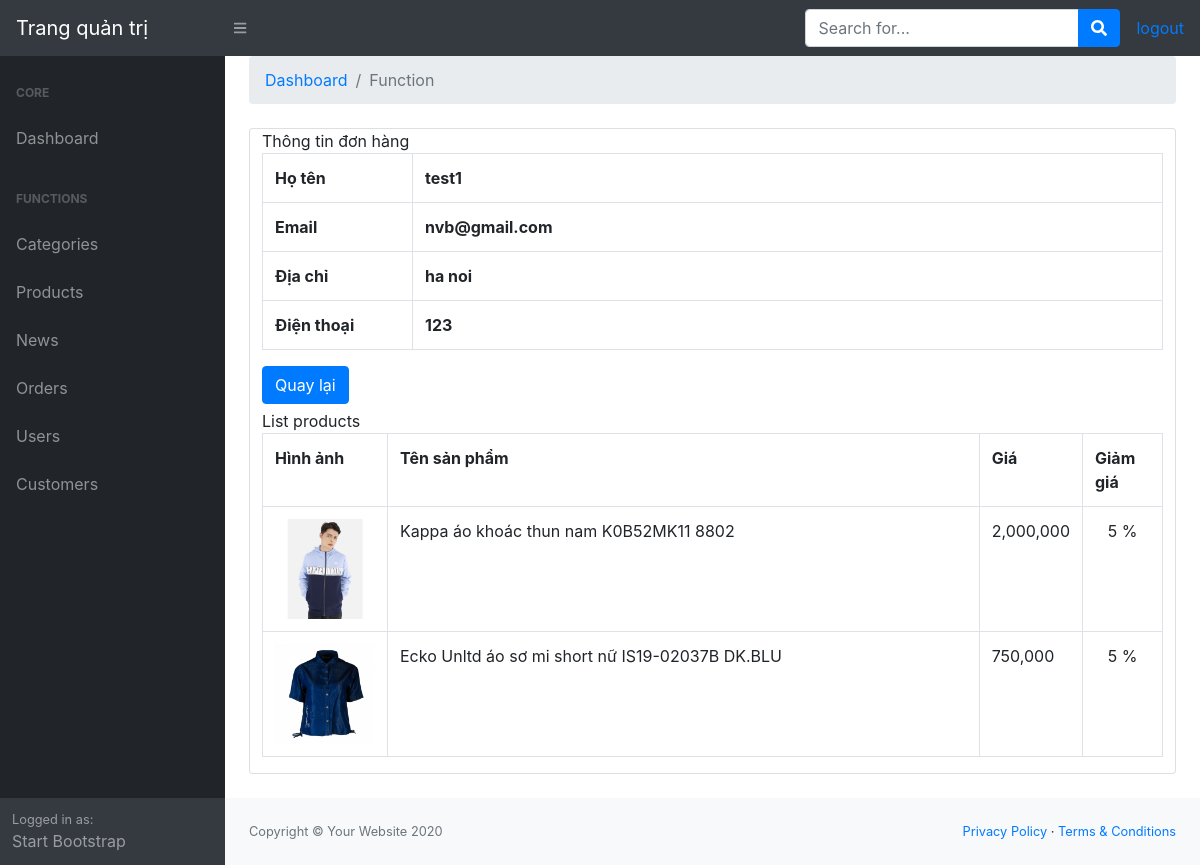
/admin/index.php?controller=orders&action=detail&id=18 (signed in), run on the app's committed database.
### tables this page shows
CREATE TABLE `customers` (
  `id` int(11) NOT NULL,
  `name` varchar(500) NOT NULL,
  `email` varchar(500) NOT NULL,
  `address` varchar(500) NOT NULL,
  `phone` varchar(500) NOT NULL,
  `password` varchar(500) NOT NULL
);

CREATE TABLE `orderdetails` (
  `id` int(11) NOT NULL,
  `order_id` int(11) NOT NULL,
  `product_id` int(11) NOT NULL,
  `quantity` int(11) NOT NULL,
  `price` float NOT NULL
);

CREATE TABLE `products` (
  `id` int(11) NOT NULL,
  `name` varchar(500) NOT NULL,
  `description` varchar(4000) NOT NULL,
  `content` text NOT NULL,
  `hot` int(11) NOT NULL DEFAULT 0,
  `photo` varchar(500) NOT NULL,
  `price` float NOT NULL,
  `discount` int(11) NOT NULL,
  `category_id` int(11) NOT NULL
);

### admin/controllers/OrdersController.php (called while the page is built, shortened)
<?php
include "models/OrdersModel.php";
class OrdersController extends Controller{
	public function detail(){
		$id = isset($_GET['id']) ? $_GET['id'] : 0;
		$data = $this->modelOrdersDetail($id);
		$this->loadView("OrdersDetailView.php",["data"=>$data,"id"=>$id]);
	}
}
?>

### admin/models/OrdersModel.php (called while the page is built, shortened)
<?php
trait OrdersModel{
	public function modelOrdersDetail($order_id){
		$conn = Connection::getInstance();
		$query = $conn->prepare("select * from orderdetails where order_id = :var_order_id");
		$query->execute(["var_order_id"=>$order_id]);
		return $query->fetchAll();
	}
	public function modelGetProduct($product_id){
		$conn = Connection::getInstance();
		$query = $conn->prepare("select * from products where id = :var_product_id");
		$query->execute(["var_product_id"=>$product_id]);
		return $query->fetch();
	}
}
?>

### admin/views/OrdersDetailView.php (the view, shortened to what this page needs)
<?php
$conn = Connection::getInstance();
$query = $conn->query("select * from customers where id = (select customer_id from orders where id=$id limit 0,1)");
$customer = $query->fetch();
?>
<div class="col-md-12">
    <div class="panel panel-default" style="margin-bottom:5px;">
        <div class="panel-heading">Thông tin đơn hàng</div>
        <div class="panel-body">
            <table class="table table-bordered">
                <tr>
                    <th style="width:150px;">Họ tên</th>
                    <th><?php echo $customer->name; ?></th>
                </tr>
                <tr>
                    <th style="width:150px;">Email</th>
                    <th><?php echo $customer->email; ?></th>
                </tr>
                <tr>
                    <th style="width:150px;">Địa chỉ</th>
                    <th><?php echo $customer->address; ?></th>
                </tr>
                <tr>
                    <th style="width:150px;">Điện thoại</th>
                    <th><?php echo $customer->phone; ?></th>
                </tr>
            </table>
        </div>
        <div class="panel-footer"><a href="#" onclick="history.go(-1);" class="btn btn-primary">Quay lại</a></div>
    </div>
    <div class="panel panel-primary">
        <div class="panel-heading">List products</div>
        <div class="panel-body">
            <table class="table table-bordered table-hover">
                <tr>
                    <th style="width:100px;">Hình ảnh</th>
                    <th>Tên sản phẩm</th>
                    <th style="width:80px;">Giá</th>
                    <th style="width:80px;">Giảm giá</th>
                </tr>
                <?php foreach($data as $rows): ?>
                    <?php $product = $this->modelGetProduct($rows->product_id); ?>
                    <tr>
                        <td>
                            <?php if($product->photo != "" && file_exists("../assets/upload/products/".$product->photo)): ?>
                                <img src="../assets/upload/products/<?php echo $product->photo; ?>" style="width:100px;">
                            <?php endif; ?>
                        </td>
                        <td><?php echo $product->name; ?></td>
                        <td><?php echo number_format($product->price); ?></td>
                        <td style="text-align:center;"><?php echo $product->discount; ?> %</td>
                    </tr>
                <?php endforeach; ?>
            </table>
        </div>
    </div>
</div>

### data on the page
customers: name "test1", email "nvb@gmail.com", address "ha noi", phone "123"
orderdetails: product.photo (picture), product.name "Kappa áo khoác thun nam K0B52MK11 8802", product.price "2,000,000", product.discount "5"
orderdetails: product.photo (picture), product.name "Ecko Unltd áo sơ mi short nữ IS19-02037B DK.BLU", product.price "750,000", product.discount "5"
